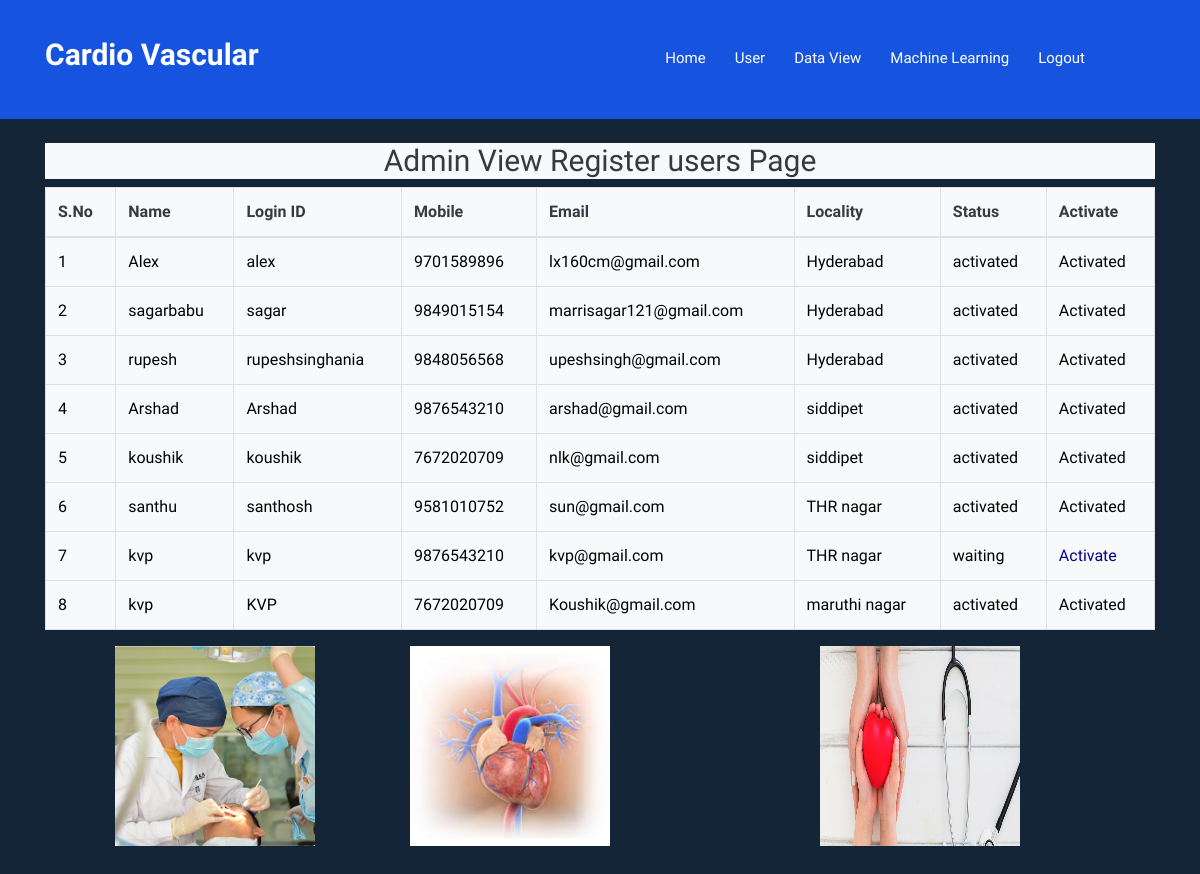
Page /RegisterUsersView/ on the committed database.
### users/models.py (models this page shows, shortened)
class UserRegistrationModel(models.Model):
    name = models.CharField(max_length=100)
    loginid = models.CharField(unique=True,max_length=100)
    password = models.CharField(max_length=100)
    mobile = models.CharField(max_length=100)
    email = models.CharField(max_length=100)
    locality = models.CharField(max_length=100)
    address = models.CharField(max_length=1000)
    city = models.CharField(max_length=100)
    state = models.CharField(max_length=100)
    status  = models.CharField(max_length=100)
    class Meta:
        db_table='Users'

### admins/views.py (the view)
# urls.py: path('RegisterUsersView/',admns.RegisterUsersView,name='RegisterUsersView'),
def RegisterUsersView(request):
    data = UserRegistrationModel.objects.all()
    return render(request,'admins/ViewRegisterUsers.html',{'data':data})

### assets/templates/admins/ViewRegisterUsers.html
{% extends 'admins/AdminBase.html'%}
{%block contents%}
 <p class="footer_title bg-light text-dark">
    <center>
     <h2 class="bg-light text-dark">Admin View Register users Page</h2>
<span class="byline bg-light text-dark" >
    <table class="table table-bordered bg-light text-dark">
    <thead>
      <tr>
        <th>S.No</th>
        <th>Name</th>
        <th>Login ID</th>
        <th>Mobile</th>
        <th>Email</th>
        <th>Locality</th>
        <th>Status</th>
        <th>Activate</th>
      </tr>
    </thead>
    <tbody>
    {% for i in data %}
                                            <tr style="color: Black">
                                                <td>{{forloop.counter}}</td>
                                                <td>{{i.name}}</td>
                                                <td>{{i.loginid}}</td>
                                                <td>{{i.mobile}}</td>
                                                <td>{{i.email}}</td>
                                                <td>{{i.locality}}</td>
                                                <td>{{i.status}}</td>
                                                {% if i.status == 'waiting' %}
                                                <td><a class="btn-link" href="/ActivaUsers/?uid={{ i.id }}"
                                                       style="color:DARKBLUE">Activate</a></td>
                                                {% else %}
                                                <td> Activated</td>
                                                {% endif %}
                                            </tr>
                                            {% endfor %}
    </tbody>
  </table>
</span>
    </center>
 </p>
{%endblock%}

### rows in the picture
UserRegistrationModel: name "Alex", loginid "alex", mobile "9701589896", email "lx160cm@gmail.com", locality "Hyderabad", status "activated", shows "Activated"
UserRegistrationModel: name "sagarbabu", loginid "sagar", mobile "9849015154", email "marrisagar121@gmail.com", locality "Hyderabad", status "activated", shows "Activated"
UserRegistrationModel: name "rupesh", loginid "rupeshsinghania", mobile "9848056568", email "upeshsingh@gmail.com", locality "Hyderabad", status "activated", shows "Activated"
UserRegistrationModel: name "Arshad", loginid "Arshad", mobile "9876543210", email "arshad@gmail.com", locality "siddipet", status "activated", shows "Activated"
UserRegistrationModel: name "koushik", loginid "koushik", mobile "7672020709", email "nlk@gmail.com", locality "siddipet", status "activated", shows "Activated"
UserRegistrationModel: name "santhu", loginid "santhosh", mobile "9581010752", email "sun@gmail.com", locality "THR nagar", status "activated", shows "Activated"
UserRegistrationModel: name "kvp", loginid "kvp", mobile "9876543210", email "kvp@gmail.com", locality "THR nagar", status "waiting"
UserRegistrationModel: name "kvp", loginid "KVP", mobile "7672020709", email "Koushik@gmail.com", locality "maruthi nagar", status "activated", shows "Activated"
